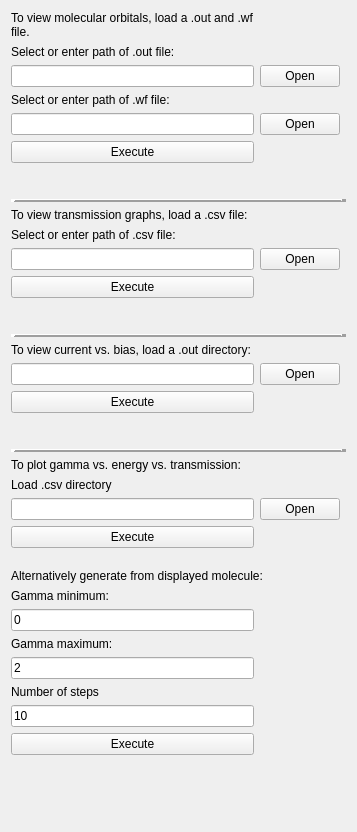
          <widget class="QWidget" name="scrollAreaWidgetContents_7">
           <property name="geometry">
            <rect>
             <x>0</x>
             <y>0</y>
             <width>357</width>
             <height>832</height>
            </rect>
           </property>
           <layout class="QGridLayout" name="gridLayout_17">
            <item row="28" column="0">
             <widget class="QLineEdit" name="gammaStartLineEdit">
              <property name="text">
               <string>0</string>
              </property>
             </widget>
            </item>
            <item row="31" column="0">
             <widget class="QLineEdit" name="gammaEndLineEdit">
              <property name="text">
               <string>2</string>
              </property>
             </widget>
            </item>
            <item row="34" column="0">
             <widget class="QLineEdit" name="gammaStepsLineEdit">
              <property name="text">
               <string>10</string>
              </property>
             </widget>
            </item>
            <item row="2" column="1">
             <widget class="QPushButton" name="openOutFileButton">
              <property name="text">
               <string>Open</string>
              </property>
             </widget>
            </item>
            <item row="0" column="0">
             <widget class="QLabel" name="label_41">
              <property name="text">
               <string>To view molecular orbitals, load a .out and .wf file.</string>
              </property>
              <property name="wordWrap">
               <bool>true</bool>
              </property>
             </widget>
            </item>
            <item row="4" column="0">
             <widget class="QLineEdit" name="openWfFileLineEdit">
              <property name="readOnly">
               <bool>false</bool>
              </property>
             </widget>
            </item>
            <item row="1" column="0">
             <widget class="QLabel" name="label_6">
              <property name="text">
               <string>Select or enter path of .out file:</string>
              </property>
             </widget>
            </item>
            <item row="3" column="0">
             <widget class="QLabel" name="label_43">
              <property name="text">
               <string>Select or enter path of .wf file:</string>
              </property>
             </widget>
            </item>
            <item row="2" column="0">
             <widget class="QLineEdit" name="openOutFileLineEdit"/>
            </item>
            <item row="9" column="0">
             <widget class="QLabel" name="label_5">
              <property name="text">
               <string>Select or enter path of .csv file:</string>
              </property>
             </widget>
            </item>
            <item row="6" column="0">
             <spacer name="verticalSpacer_14">
              <property name="orientation">
               <enum>Qt::Vertical</enum>
              </property>
              <property name="sizeType">
               <enum>QSizePolicy::Minimum</enum>
              </property>
              <property name="sizeHint" stdset="0">
               <size>
                <width>20</width>
                <height>30</height>
               </size>
              </property>
             </spacer>
            </item>
            <item row="10" column="0">
             <widget class="QLineEdit" name="openCsvFileLineEdit"/>
            </item>
            <item row="5" column="0">
             <widget class="QPushButton" name="executeLoadedButton">
              <property name="text">
               <string>Execute</string>
              </property>
             </widget>
            </item>
            <item row="7" column="0" colspan="3">
             <widget class="Line" name="line_7">
              <property name="frameShadow">
               <enum>QFrame::Raised</enum>
              </property>
              <property name="lineWidth">
               <number>5</number>
              </property>
              <property name="orientation">
               <enum>Qt::Horizontal</enum>
              </property>
             </widget>
            </item>
            <item row="8" column="0" colspan="2">
             <widget class="QLabel" name="label_42">
              <property name="text">
               <string>To view transmission graphs, load a .csv file:</string>
              </property>
             </widget>
            </item>
            <item row="14" column="0" colspan="2">
             <widget class="QLabel" name="label_46">
              <property name="text">
               <string>To view current vs. bias, load a .out directory:</string>
              </property>
             </widget>
            </item>
            <item row="13" column="0" colspan="3">
             <widget class="Line" name="line_6">
              <property name="frameShadow">
               <enum>QFrame::Raised</enum>
              </property>
              <property name="lineWidth">
               <number>5</number>
              </property>
              <property name="orientation">
               <enum>Qt::Horizontal</enum>
              </property>
             </widget>
            </item>
            <item row="11" column="0">
             <widget class="QPushButton" name="transExecuteLoadedButton">
              <property name="text">
               <string>Execute</string>
              </property>
             </widget>
            </item>
            <item row="12" column="0">
             <spacer name="verticalSpacer_15">
              <property name="orientation">
               <enum>Qt::Vertical</enum>
              </property>
              <property name="sizeType">
               <enum>QSizePolicy::Fixed</enum>
              </property>
              <property name="sizeHint" stdset="0">
               <size>
                <width>20</width>
                <height>30</height>
               </size>
              </property>
             </spacer>
            </item>
            <item row="15" column="0">
             <widget class="QLineEdit" name="openDirLineEdit"/>
            </item>
            <item row="16" column="0">
             <widget class="QPushButton" name="currExecuteLoadedButton">
              <property name="text">
               <string>Execute</string>
              </property>
             </widget>
            </item>
            <item row="17" column="0">
             <spacer name="verticalSpacer_30">
              <property name="orientation">
               <enum>Qt::Vertical</enum>
              </property>
              <property name="sizeType">
               <enum>QSizePolicy::Fixed</enum>
              </property>
              <property name="sizeHint" stdset="0">
               <size>
                <width>20</width>
                <height>30</height>
               </size>
              </property>
             </spacer>
            </item>
            <item row="19" column="0" colspan="2">
             <widget class="QLabel" name="label_49">
              <property name="text">
               <string>To plot gamma vs. energy vs. transmission:</string>
              </property>
             </widget>
            </item>
            <item row="22" column="0">
             <widget class="QPushButton" name="gammaExecuteLoadedButton">
              <property name="text">
               <string>Execute</string>
              </property>
             </widget>
            </item>
            <item row="23" column="0">
             <spacer name="verticalSpacer_31">
              <property name="orientation">
               <enum>Qt::Vertical</enum>
              </property>
              <property name="sizeType">
               <enum>QSizePolicy::Fixed</enum>
              </property>
              <property name="sizeHint" stdset="0">
               <size>
                <width>20</width>
                <height>15</height>
               </size>
              </property>
             </spacer>
            </item>
            <item row="24" column="0" colspan="2">
             <widget class="QLabel" name="label_51">
              <property name="text">
               <string>Alternatively generate from displayed molecule:</string>
              </property>
             </widget>
            </item>
            <item row="18" column="0" colspan="3">
             <widget class="Line" name="line_23">
              <property name="frameShadow">
               <enum>QFrame::Raised</enum>
              </property>
              <property name="lineWidth">
               <number>5</number>
              </property>
              <property name="orientation">
               <enum>Qt::Horizontal</enum>
              </property>
             </widget>
            </item>
            <item row="20" column="0">
             <widget class="QLabel" name="label_50">
              <property name="text">
               <string>Load .csv directory</string>
              </property>
             </widget>
            </item>
            <item row="21" column="0">
             <widget class="QLineEdit" name="gammaOpenDirLineEdit"/>
            </item>
            <item row="29" column="0">
             <widget class="QLabel" name="label_53">
              <property name="text">
               <string>Gamma maximum:</string>
              </property>
             </widget>
            </item>
            <item row="32" column="0">
             <widget class="QLabel" name="label_54">
              <property name="text">
               <string>Number of steps</string>
              </property>
             </widget>
            </item>
            <item row="35" column="0">
             <widget class="QPushButton" name="execute3DGraphButton">
              <property name="text">
               <string>Execute</string>
              </property>
             </widget>
            </item>
            <item row="36" column="0">
             <spacer name="verticalSpacer">
              <property name="orientation">
               <enum>Qt::Vertical</enum>
              </property>
              <property name="sizeHint" stdset="0">
               <size>
                <width>20</width>
                <height>40</height>
               </size>
              </property>
             </spacer>
            </item>
            <item row="10" column="1">
             <widget class="QPushButton" name="openCsvFileButton">
              <property name="text">
               <string>Open</string>
              </property>
             </widget>
            </item>
            <item row="4" column="1">
             <widget class="QPushButton" name="openWfFileButton">
              <property name="enabled">
               <bool>true</bool>
              </property>
              <property name="text">
               <string>Open</string>
              </property>
             </widget>
            </item>
            <item row="15" column="1">
             <widget class="QPushButton" name="openDirButton">
              <property name="text">
               <string>Open</string>
              </property>
             </widget>
            </item>
            <item row="21" column="1">
             <widget class="QPushButton" name="openDirGammaButton">
              <property name="text">
               <string>Open</string>
              </property>
             </widget>
            </item>
            <item row="25" column="0">
             <widget class="QLabel" name="label_52">
              <property name="text">
               <string>Gamma minimum:</string>
              </property>
             </widget>
            </item>
           </layout>
          </widget>
